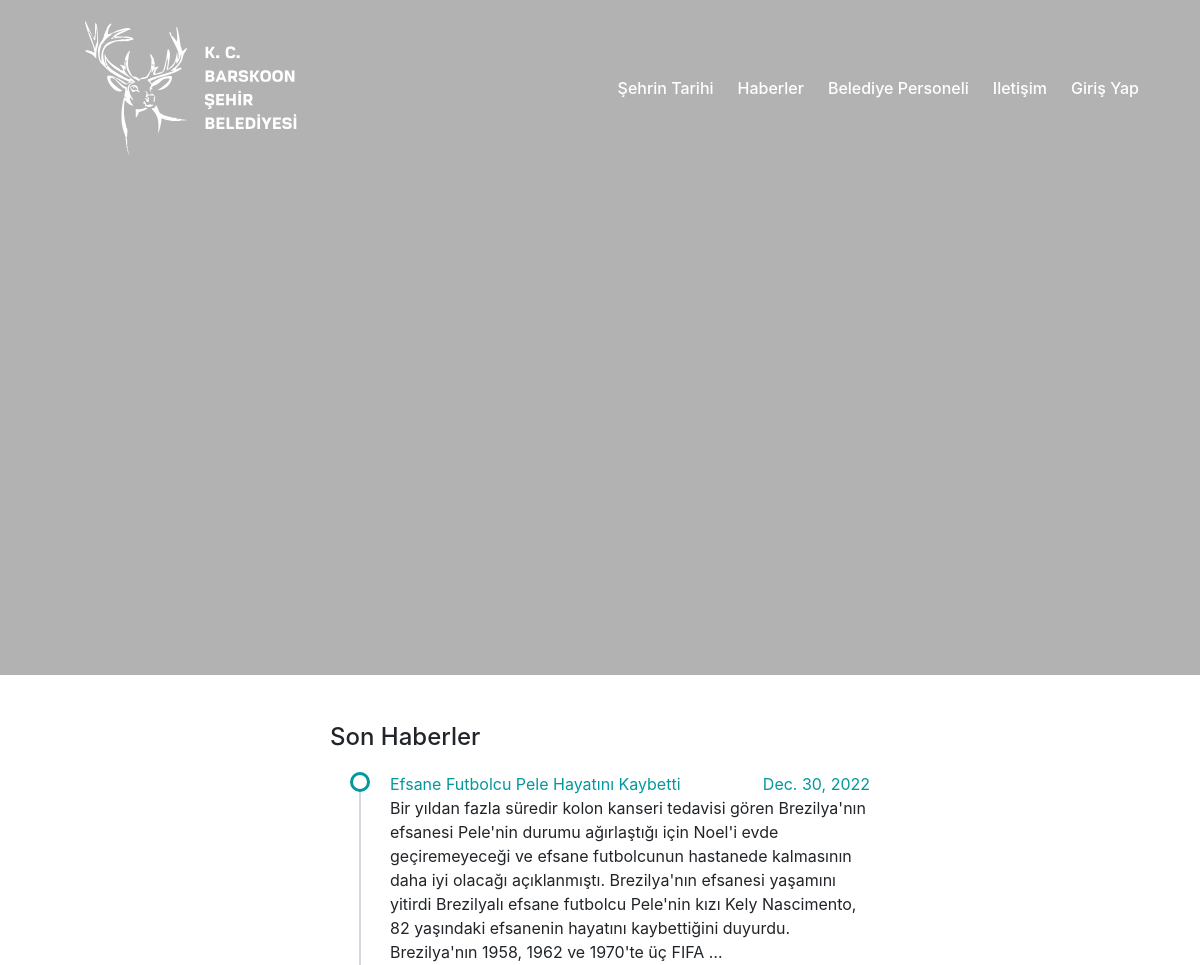
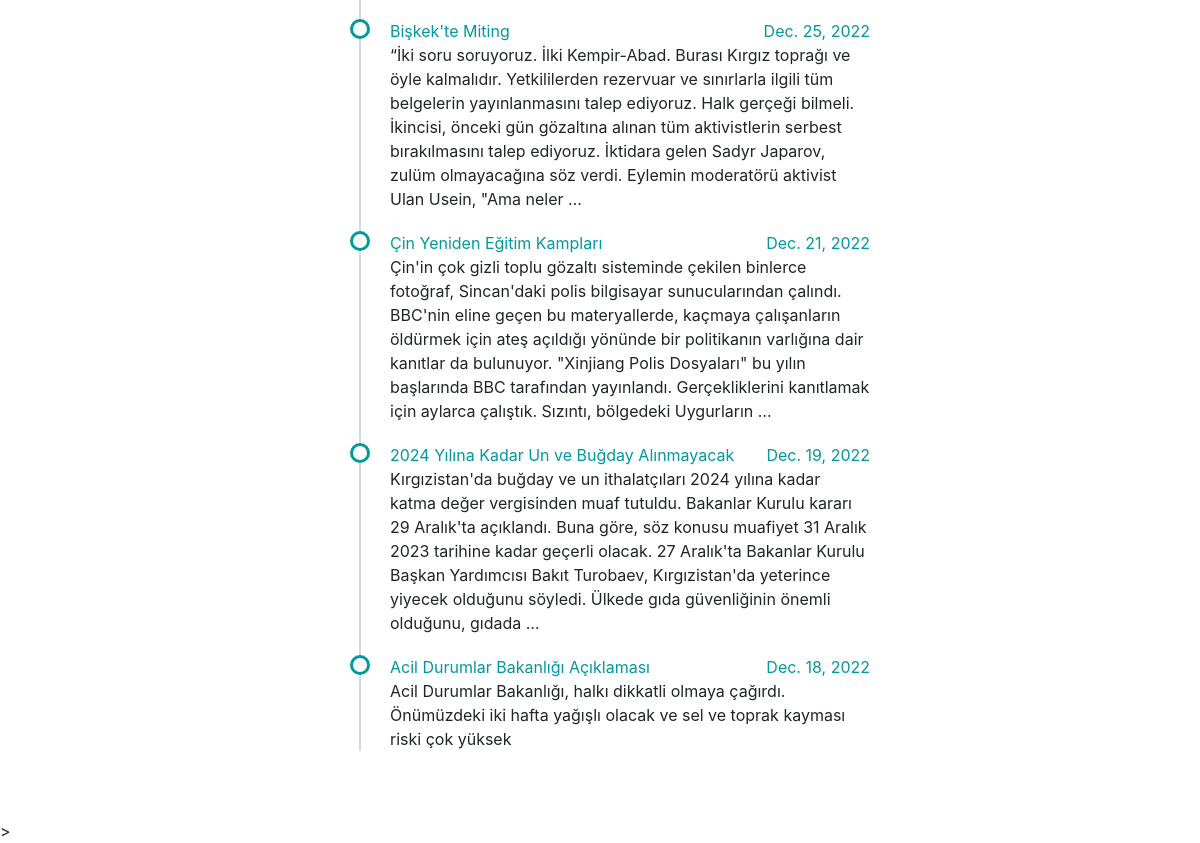
The page / on the database its author committed (2 pictures, top to bottom).
### main/models.py (models this page shows)
class Ad(models.Model):
    date = models.DateField()
    header = models.CharField(max_length=500)
    picture_url = models.CharField(max_length=255)
    second_picture = models.CharField(max_length=255)
    text = models.CharField(max_length=100000)

### main/views.py (the view)
# urls.py: path('', views.index, name='index')
def index(request):
    ads = Ad.objects.all().order_by('-date')[:5]
    context = {"ads": ads}
    return render(request, 'main.html', context)

### main/templates/main.html (shortened to what this page needs)
{% load staticfiles %}
{% load static %}
{% block style %}
    <link rel="stylesheet" href="{%static 'main.css'%}">
    <link rel="stylesheet" href="https://cdn.jsdelivr.net/npm/bootstrap@4.6.0/dist/css/bootstrap.min.css">
{% endblock %}
<body>
    <div class="intro">
        <div class="video">
            <video class="video_media" src="{%static 'video/video.mp4'%}" autoplay muted loop></video>
        </div>
    </div>
    <div>
        <div class="container mt-5 mb-5">
            <div class="row">
                <div class="col-md-6 offset-md-3">
                    <h4>Son Haberler</h4>
                    <ul class="timeline">
                        {% for ad in ads %}
                        <li id="header_new">
                            <a class="header_new" href="{% url 'ad_page' ad_id=ad.id %}">{{ ad.header }}</a>
                            <a href="#" class="float-right">{{ad.date}}</a>
                            <p>{{ ad.text | truncatewords:50 }}</p>
                        </li>
                        {% endfor %}
                    </ul>
                </div>
            </div>
        </div>
    </div>
    <div class="navigation-wrap">
		<div class="container">
			<div class="row">
				<div class="col-12">
					<nav class="navbar navbar-expand-md navbar-light">
						<a class="navbar-brand" href="{% url 'index' %}"><img src="{% static 'img/barskoon.svg' %}" alt=""></a>
						<div class="collapse navbar-collapse" id="navbarSupportedContent">
							<ul class="navbar-nav ml-auto py-4 py-md-0">
								<li class="nav-item pl-4 pl-md-0 ml-0 ml-md-4">
									<a class="nav-link" href="{% url 'history_page' %}">Şehrin Tarihi</a>
								</li>
								<li class="nav-item pl-4 pl-md-0 ml-0 ml-md-4">
									<a class="nav-link" href="{% url 'news_page' %}">Haberler</a>
								</li>
                                <li class="nav-item pl-4 pl-md-0 ml-0 ml-md-4">
									<a class="nav-link" href="{% url 'employee_page' %}">Belediye Personeli</a>
								</li>
                                <li class="nav-item pl-4 pl-md-0 ml-0 ml-md-4">
									<a class="nav-link" href="{% url 'contacts_page' %}" role="tab">Iletişim</a>
								</li>
								<li class="nav-item pl-4 pl-md-0 ml-0 ml-md-4">
									<a class="nav-link" href="{% url 'login' %}">Giriş Yap</a>
								</li>
							</ul>
						</div>
					</nav>
				</div>
			</div>
		</div>
    </div>
</body>>

### main/static/main.css (style rules this page uses)
.intro { max-height: 100vh; overflow: hidden; position: relative; }
.intro:after { width: 100%; height: 100%; content: ""; display: block; position: absolute; background-color: rgba(0, 0, 0, 0.3); top: 0; left: 0; z-index: 2; }
.video { z-index: 1; position: relative; padding-bottom: 56.25%; }
.video_media { width: 100%; height: auto; position: absolute; top: 0; left: 0; }
ul.timeline { list-style-type: none; position: relative; }
ul.timeline:before { content: ' '; background: #d4d9df; display: inline-block; position: absolute; left: 29px; width: 2px; height: 100%; z-index: 400; }
ul.timeline > li { margin: 20px 0; padding-left: 20px; }
ul.timeline > li:before { content: ' '; background: white; display: inline-block; position: absolute; border-radius: 50%; border: 3px solid #03989E; left: 20px; width: 20px; height: 20px; z-index: 400; }
#header_new > a { color: #03989E; text-decoration: none; }
.navigation-wrap { position: absolute; width: 100%; top: 0; left: 0; z-index: 1000; -webkit-transition : all 0.3s ease-out; transition : all 0.3s ease-out; }
.navbar { padding: 0; }
.navbar-brand img { height: 150px; width: auto; display: block; }
.nav-link { color: #FFFFFF !important; font-weight: 500; transition: all 200ms linear; }
.nav-link { position: relative; padding: 5px 0 !important; display: inline-block; }
.nav-item:after { position: absolute; bottom: -5px; left: 0; width: 100%; height: 2px; content: ''; background-color: #03989E; opacity: 0; transition: all 200ms linear; }
.nav-item { position: relative; transition: all 200ms linear; }

### rows shown on the page
Ad: header "Efsane Futbolcu Pele Hayatını Kaybetti", date "Dec. 30, 2022", text "Bir yıldan fazla süredir kolon kanseri tedavisi gören Brezilya'nın efsanesi Pele'nin durumu ağırlaştığı için Noel'i evde geçiremeyeceği ve efsane futbolcunun hastanede kalmasının daha iyi olacağı açıklanmıştı. Brezilya'nın efsanesi yaşamını yitirdi Brezilyalı efsane futbolcu Pele'nin kızı Kely Nascimento, 82 yaşındaki efsanenin hayatını kaybettiğini duyurdu. Brezilya'nın 1958, 1962 ve 1970'te üç FIFA …"
Ad: header "Bişkek'te Miting", date "Dec. 25, 2022", text "“İki soru soruyoruz. İlki Kempir-Abad. Burası Kırgız toprağı ve öyle kalmalıdır. Yetkililerden rezervuar ve sınırlarla ilgili tüm belgelerin yayınlanmasını talep ediyoruz. Halk gerçeği bilmeli. İkincisi, önceki gün gözaltına alınan tüm aktivistlerin serbest bırakılmasını talep ediyoruz. İktidara gelen Sadyr Japarov, zulüm olmayacağına söz verdi. Eylemin moderatörü aktivist Ulan Usein, \"Ama neler …"
Ad: header "Çin Yeniden Eğitim Kampları", date "Dec. 21, 2022", text "Çin'in çok gizli toplu gözaltı sisteminde çekilen binlerce fotoğraf, Sincan'daki polis bilgisayar sunucularından çalındı. BBC'nin eline geçen bu materyallerde, kaçmaya çalışanların öldürmek için ateş açıldığı yönünde bir politikanın varlığına dair kanıtlar da bulunuyor. \"Xinjiang Polis Dosyaları\" bu yılın başlarında BBC tarafından yayınlandı. Gerçekliklerini kanıtlamak için aylarca çalıştık. Sızıntı, bölgedeki Uygurların …"
Ad: header "2024 Yılına Kadar Un ve Buğday Alınmayacak", date "Dec. 19, 2022", text "Kırgızistan'da buğday ve un ithalatçıları 2024 yılına kadar katma değer vergisinden muaf tutuldu. Bakanlar Kurulu kararı 29 Aralık'ta açıklandı. Buna göre, söz konusu muafiyet 31 Aralık 2023 tarihine kadar geçerli olacak. 27 Aralık'ta Bakanlar Kurulu Başkan Yardımcısı Bakıt Turobaev, Kırgızistan'da yeterince yiyecek olduğunu söyledi. Ülkede gıda güvenliğinin önemli olduğunu, gıdada …"
Ad: header "Acil Durumlar Bakanlığı Açıklaması", date "Dec. 18, 2022", text "Acil Durumlar Bakanlığı, halkı dikkatli olmaya çağırdı. Önümüzdeki iki hafta yağışlı olacak ve sel ve toprak kayması riski çok yüksek"
